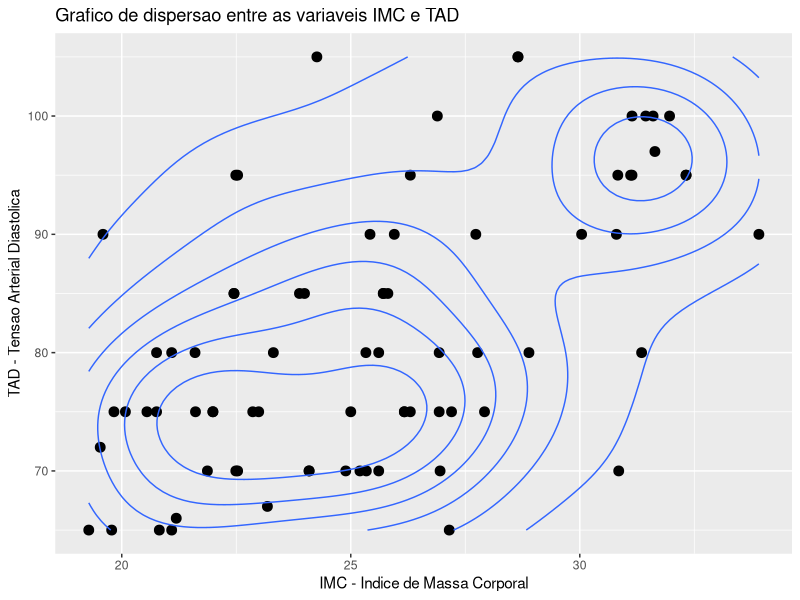

This chart was generated by the following R code:
library(tidyverse)
library(readxl)

dfUten <- read_excel('Utentes.xlsx',col_types = rep('numeric',4))
tibblUten <- as_tibble(dfUten)

tibblUten %>%
  ggplot(aes(x = IMC,y = TAD))+
  geom_point(size = 3)+
  geom_density_2d()+ #---> Desenho de isolinhas
  #geom_smooth(method = "auto", se = TRUE, fullrange = FALSE, level = 0.95)+ # ---> Regressao linear
  labs(title = 'Grafico de dispersao entre as variaveis IMC e TAD',
       x = 'IMC - Indice de Massa Corporal',
       y = 'TAD - Tensao Arterial Diastolica')
